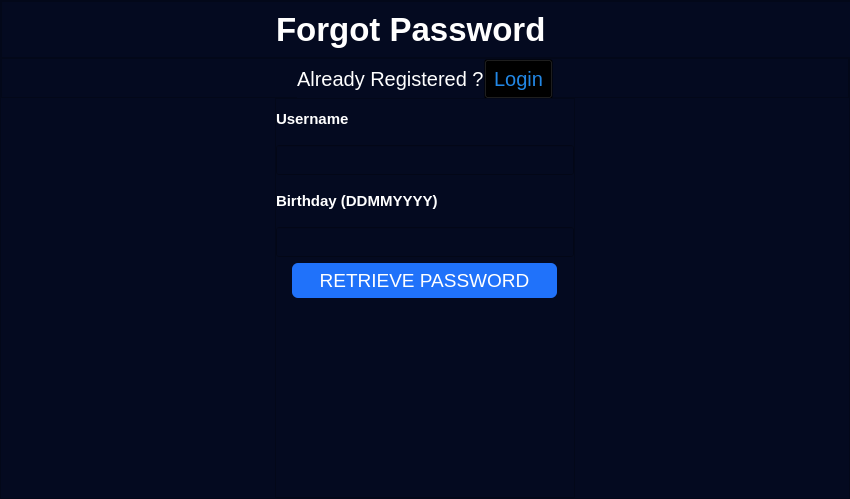
     <widget class="QWidget" name="ForgotPassword_Page">
      <layout class="QHBoxLayout" name="horizontalLayout">
       <property name="spacing">
        <number>0</number>
       </property>
       <property name="leftMargin">
        <number>0</number>
       </property>
       <property name="topMargin">
        <number>0</number>
       </property>
       <property name="rightMargin">
        <number>0</number>
       </property>
       <property name="bottomMargin">
        <number>0</number>
       </property>
       <item>
        <widget class="QFrame" name="background">
         <property name="sizePolicy">
          <sizepolicy hsizetype="Fixed" vsizetype="Fixed">
           <horstretch>0</horstretch>
           <verstretch>0</verstretch>
          </sizepolicy>
         </property>
         <property name="maximumSize">
          <size>
           <width>850</width>
           <height>550</height>
          </size>
         </property>
         <property name="styleSheet">
          <string notr="true">background-color:rgba(4,10,32,255);</string>
         </property>
         <property name="frameShape">
          <enum>QFrame::StyledPanel</enum>
         </property>
         <property name="frameShadow">
          <enum>QFrame::Raised</enum>
         </property>
         <layout class="QVBoxLayout" name="verticalLayout_4">
          <property name="spacing">
           <number>0</number>
          </property>
          <property name="leftMargin">
           <number>0</number>
          </property>
          <property name="topMargin">
           <number>0</number>
          </property>
          <property name="rightMargin">
           <number>0</number>
          </property>
          <property name="bottomMargin">
           <number>0</number>
          </property>
          <item>
           <widget class="QFrame" name="frame_2">
            <property name="minimumSize">
             <size>
              <width>850</width>
              <height>0</height>
             </size>
            </property>
            <property name="maximumSize">
             <size>
              <width>850</width>
              <height>85</height>
             </size>
            </property>
            <property name="frameShape">
             <enum>QFrame::StyledPanel</enum>
            </property>
            <property name="frameShadow">
             <enum>QFrame::Raised</enum>
            </property>
            <layout class="QHBoxLayout" name="horizontalLayout_5">
             <item alignment="Qt::AlignHCenter">
              <widget class="QLabel" name="label">
               <property name="minimumSize">
                <size>
                 <width>300</width>
                 <height>0</height>
                </size>
               </property>
               <property name="maximumSize">
                <size>
                 <width>16777215</width>
                 <height>16777215</height>
                </size>
               </property>
               <property name="font">
                <font>
                 <family>Segoe UI</family>
                 <pointsize>25</pointsize>
                 <weight>75</weight>
                 <bold>true</bold>
                </font>
               </property>
               <property name="styleSheet">
                <string notr="true">color :rgb(255,255,255);

</string>
               </property>
               <property name="text">
                <string>Forgot Password</string>
               </property>
              </widget>
             </item>
            </layout>
           </widget>
          </item>
          <item>
           <widget class="QFrame" name="frame_5">
            <property name="maximumSize">
             <size>
              <width>16777215</width>
              <height>40</height>
             </size>
            </property>
            <property name="frameShape">
             <enum>QFrame::StyledPanel</enum>
            </property>
            <property name="frameShadow">
             <enum>QFrame::Raised</enum>
            </property>
            <layout class="QHBoxLayout" name="horizontalLayout_8">
             <property name="spacing">
              <number>0</number>
             </property>
             <property name="leftMargin">
              <number>0</number>
             </property>
             <property name="topMargin">
              <number>0</number>
             </property>
             <property name="rightMargin">
              <number>0</number>
             </property>
             <property name="bottomMargin">
              <number>0</number>
             </property>
             <item>
              <spacer name="horizontalSpacer_3">
               <property name="orientation">
                <enum>Qt::Horizontal</enum>
               </property>
               <property name="sizeHint" stdset="0">
                <size>
                 <width>40</width>
                 <height>20</height>
                </size>
               </property>
              </spacer>
             </item>
             <item>
              <widget class="QLabel" name="label_2">
               <property name="minimumSize">
                <size>
                 <width>0</width>
                 <height>40</height>
                </size>
               </property>
               <property name="maximumSize">
                <size>
                 <width>16777215</width>
                 <height>40</height>
                </size>
               </property>
               <property name="font">
                <font>
                 <family>Segoe UI</family>
                 <pointsize>15</pointsize>
                </font>
               </property>
               <property name="styleSheet">
                <string notr="true">color :rgb(255,255,255);

</string>
               </property>
               <property name="text">
                <string>Already Registered ?</string>
               </property>
              </widget>
             </item>
             <item>
              <widget class="QToolButton" name="toolButton_6">
               <property name="minimumSize">
                <size>
                 <width>0</width>
                 <height>40</height>
                </size>
               </property>
               <property name="font">
                <font>
                 <family>Segoe UI</family>
                 <pointsize>15</pointsize>
                </font>
               </property>
               <property name="styleSheet">
                <string notr="true">background: transparent;
color :rgb(34, 135, 229);</string>
               </property>
               <property name="text">
                <string>Login</string>
               </property>
              </widget>
             </item>
             <item>
              <spacer name="horizontalSpacer_4">
               <property name="orientation">
                <enum>Qt::Horizontal</enum>
               </property>
               <property name="sizeHint" stdset="0">
                <size>
                 <width>40</width>
                 <height>20</height>
                </size>
               </property>
              </spacer>
             </item>
            </layout>
           </widget>
          </item>
          <item alignment="Qt::AlignHCenter">
           <widget class="QFrame" name="frame_6">
            <property name="minimumSize">
             <size>
              <width>300</width>
              <height>0</height>
             </size>
            </property>
            <property name="maximumSize">
             <size>
              <width>300</width>
              <height>16777215</height>
             </size>
            </property>
            <property name="frameShape">
             <enum>QFrame::StyledPanel</enum>
            </property>
            <property name="frameShadow">
             <enum>QFrame::Raised</enum>
            </property>
            <layout class="QVBoxLayout" name="verticalLayout_5">
             <property name="leftMargin">
              <number>0</number>
             </property>
             <property name="topMargin">
              <number>0</number>
             </property>
             <property name="rightMargin">
              <number>0</number>
             </property>
             <property name="bottomMargin">
              <number>199</number>
             </property>
             <item>
              <widget class="QLabel" name="label_3">
               <property name="minimumSize">
                <size>
                 <width>0</width>
                 <height>40</height>
                </size>
               </property>
               <property name="maximumSize">
                <size>
                 <width>16777215</width>
                 <height>40</height>
                </size>
               </property>
               <property name="font">
                <font>
                 <family>Segoe UI</family>
                 <pointsize>11</pointsize>
                 <weight>75</weight>
                 <bold>true</bold>
                </font>
               </property>
               <property name="styleSheet">
                <string notr="true">color :rgb(255,255,255);

</string>
               </property>
               <property name="text">
                <string>Username</string>
               </property>
              </widget>
             </item>
             <item>
              <widget class="QLineEdit" name="lineEdit_7">
               <property name="minimumSize">
                <size>
                 <width>0</width>
                 <height>30</height>
                </size>
               </property>
               <property name="font">
                <font>
                 <family>Segoe UI</family>
                </font>
               </property>
               <property name="styleSheet">
                <string notr="true">color :rgb(255,255,255);

</string>
               </property>
              </widget>
             </item>
             <item>
              <widget class="QLabel" name="label_4">
               <property name="minimumSize">
                <size>
                 <width>0</width>
                 <height>40</height>
                </size>
               </property>
               <property name="maximumSize">
                <size>
                 <width>16777215</width>
                 <height>40</height>
                </size>
               </property>
               <property name="font">
                <font>
                 <family>Segoe UI</family>
                 <pointsize>11</pointsize>
                 <weight>75</weight>
                 <bold>true</bold>
                </font>
               </property>
               <property name="styleSheet">
                <string notr="true">color :rgb(255,255,255);

</string>
               </property>
               <property name="text">
                <string>Birthday (DDMMYYYY)</string>
               </property>
              </widget>
             </item>
             <item>
              <widget class="QLineEdit" name="lineEdit_8">
               <property name="minimumSize">
                <size>
                 <width>0</width>
                 <height>30</height>
                </size>
               </property>
               <property name="maximumSize">
                <size>
                 <width>16777215</width>
                 <height>16777215</height>
                </size>
               </property>
               <property name="font">
                <font>
                 <family>Segoe UI</family>
                </font>
               </property>
               <property name="styleSheet">
                <string notr="true">color :rgb(255,255,255);

</string>
               </property>
              </widget>
             </item>
             <item alignment="Qt::AlignHCenter">
              <widget class="QToolButton" name="toolButton_7">
               <property name="minimumSize">
                <size>
                 <width>265</width>
                 <height>35</height>
                </size>
               </property>
               <property name="font">
                <font>
                 <family>Segoe UI</family>
                 <pointsize>14</pointsize>
                </font>
               </property>
               <property name="styleSheet">
                <string notr="true">border-radius:6px;
background-color:rgba(32,114,250,255);
color :rgb(255,255,255);


</string>
               </property>
               <property name="text">
                <string>RETRIEVE PASSWORD</string>
               </property>
              </widget>
             </item>
            </layout>
           </widget>
          </item>
         </layout>
        </widget>
       </item>
      </layout>
     </widget>
